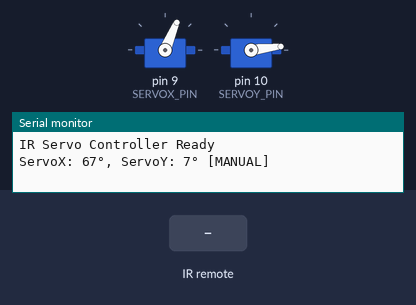
The sketch below on a simulated Arduino Uno, built with avr-gcc and run on an emulated ATmega328P. On the bench: 2 × servo, the last lines printed to the serial monitor. The inputs (shaded band) are chosen by the test bench.

Above: at 1.2 s.
1.3 s: infrared code 0xF30CFF00 received
At 2.73 s:
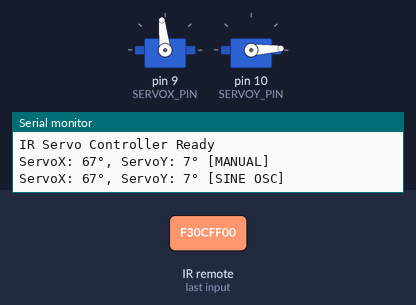
At 3.67 s:
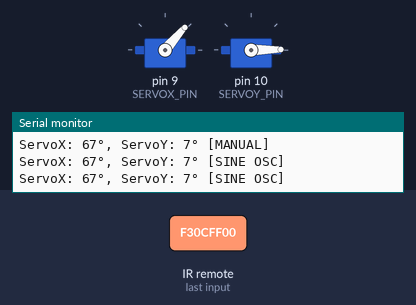
4.3 s: infrared code 0xBA45FF00 received
At 4.3 s:
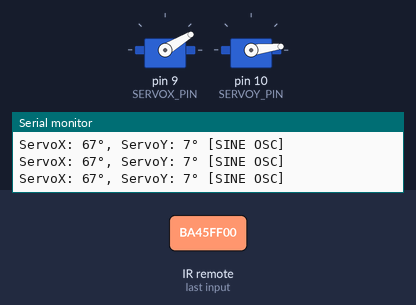
Timing chart, 0 to 7.3 s (numbered marks = the images above; inputs shaded):
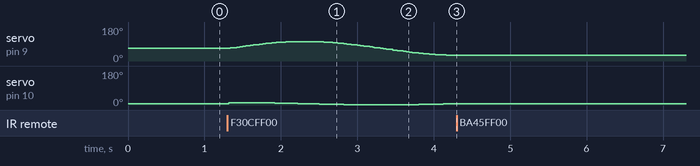

Measured:
- after the input at 1.3 s, servo on pin 9 (SERVOX_PIN): rises from 67° to 103° in 0.84 s, then falls to 31° in 2.0 s; servo on pin 10 (SERVOY_PIN): 7° → 13° at once, → 12° 0.36 s later, → 11° 0.12 s later, → 10° 0.12 s later, … (19 changes in this stretch)
- after the input at 4.3 s, servo on pin 9 (SERVOX_PIN): stops changing and stays 31°; servo on pin 10 (SERVOY_PIN): stops changing and stays 7°

The sketch:

myLaserTurret.ino
```cpp
#include <Servo.h>
#include <IRremote.h>

// Define PI constant for sine wave calculations
#ifndef PI
#define PI 3.14159265359
#endif

// Pin definitions
const int SERVOX_PIN = 9;   // Servo-X on pin 9
const int SERVOY_PIN = 10;  // Servo-Y on pin 10
const int IR_RECEIVE_PIN = 12;

// IR Remote button codes for Elegoo small remote
const uint32_t IR_SKIP_LEFT = 0xBB44FF00;   // Servo x left
const uint32_t IR_SKIP_RIGHT = 0xBC43FF00;  // Servo x right
const uint32_t IR_VOL_UP = 0xB946FF00;      // Servo y up (left)
const uint32_t IR_VOL_DOWN = 0xEA15FF00;    // Servo y down (right)
const uint32_t IR_POWER = 0xBA45FF00;       // Toggle servo enable/disable
const uint32_t IR_ONE = 0xF30CFF00;         // Triggers circle pathh
const uint32_t IR_TWO = 0xE718FF00;         // Triggers randomized sine frequency mode
const uint32_t IR_THREE = 0xA15EFF00;
const uint32_t IR_FOUR = 0xF708FF00;
const uint32_t IR_FIVE = 0xE31CFF00;
const uint32_t IR_SIX = 0xA55AFF00;
const uint32_t IR_SEVEN = 0xBD42FF00;
const uint32_t IR_EIGHT = 0xAD52FF00;
const uint32_t IR_NINE = 0xB54AFF00;
const uint32_t IR_ZERO = 0xE916FF00;

// commented angles are optimal for the floor
const int SERVOX_MIN_ANGLE = 30;  // 30
const int SERVOX_MAX_ANGLE = 105;  // 105
const int SERVOY_MIN_ANGLE = 0;  // 0
const int SERVOY_MAX_ANGLE = 15;   // 15

const int SERVOX_CENTER_ANGLE = (SERVOX_MIN_ANGLE + SERVOX_MAX_ANGLE) / 2;
const int SERVOY_CENTER_ANGLE = (SERVOY_MIN_ANGLE + SERVOY_MAX_ANGLE) / 2;
const int SERVO_STEP_SIZE = 5;

// Sine wave oscillation constants
const unsigned long SINE_UPDATE_INTERVAL = 20;
const unsigned long SINE_UPDATE_INTERVAL2 = 20;
const int SINEX_AMPLITUDE = (SERVOX_MAX_ANGLE - SERVOX_MIN_ANGLE) / 2;
const int SINEY_AMPLITUDE = (SERVOY_MAX_ANGLE - SERVOY_MIN_ANGLE) / 2;

const unsigned long POSITION_PRINT_INTERVAL = 1000;  // in miliseconds

// Core servo control variables
Servo servoX;
Servo servoY;
int currentServoXAngle = SERVOX_CENTER_ANGLE;
int currentServoYAngle = SERVOY_CENTER_ANGLE;
bool servosEnabled = false;
bool sineOscillatingMode = false;
bool sineOscillatingMode2 = false;
float sineFrequency = 0.25;
unsigned long sineStartTime = 0;
unsigned long lastSineUpdate = 0;

unsigned long lastPositionPrint = 0;


void setup() {
  Serial.begin(9600);
  IrReceiver.begin(IR_RECEIVE_PIN, ENABLE_LED_FEEDBACK);

  servoX.attach(SERVOX_PIN);
  servoY.attach(SERVOY_PIN);
  servosEnabled = true;

  servoX.write(SERVOX_CENTER_ANGLE);
  servoY.write(SERVOY_CENTER_ANGLE);
  currentServoXAngle = SERVOX_CENTER_ANGLE;
  currentServoYAngle = SERVOY_CENTER_ANGLE;

  Serial.println(F("IR Servo Controller Ready"));  // F function stores the string in flash memory

  lastPositionPrint = millis();
}

void loop() {
  handleIRRemote();

  if (sineOscillatingMode && servosEnabled) {
    updateSineOscillation();
  } else if (sineOscillatingMode2 && servosEnabled) {
    updateSineOscillation2();
  }

  enforceServoSafety();
  printServoPositions();
}

void handleIRRemote() {
  if (IrReceiver.decode()) {
    uint32_t receivedCode = IrReceiver.decodedIRData.decodedRawData;
    // Serial.print("IR code: ");
    // Serial.println(receivedCode, HEX);

    switch (receivedCode) {
      case IR_SKIP_LEFT:
        adjustServoX(SERVO_STEP_SIZE);
        break;

      case IR_SKIP_RIGHT:
        adjustServoX(-SERVO_STEP_SIZE);
        break;

      case IR_VOL_UP:
        adjustServoY(SERVO_STEP_SIZE);
        break;

      case IR_VOL_DOWN:
        adjustServoY(-SERVO_STEP_SIZE);
        break;

      case IR_POWER:
        toggleServos();
        break;

      case IR_ONE:
        toggleSineOscillation();
        break;

      case IR_TWO:
        toggleSineOscillation2();
        break;
    }

    IrReceiver.resume();
  }
}

void enforceServoSafety() {
  if (!servosEnabled) return;

  currentServoXAngle = constrain(currentServoXAngle, SERVOX_MIN_ANGLE, SERVOX_MAX_ANGLE);
  currentServoYAngle = constrain(currentServoYAngle, SERVOY_MIN_ANGLE, SERVOY_MAX_ANGLE);
}

void updateSineOscillation() {
  unsigned long currentTime = millis();

  if (currentTime - lastSineUpdate >= SINE_UPDATE_INTERVAL) {
    float timeElapsed = (currentTime - sineStartTime) / 1000.0;
    float sineValue = sin(2 * PI * sineFrequency * timeElapsed);
    float cosineValue = cos(2 * PI * sineFrequency * timeElapsed);

    // Use separate amplitudes and centers for each servo
    int targetServoXAngle = SERVOX_CENTER_ANGLE + (int)(sineValue * SINEX_AMPLITUDE);
    int targetServoYAngle = SERVOY_CENTER_ANGLE + (int)(cosineValue * SINEY_AMPLITUDE);

    targetServoXAngle = constrain(targetServoXAngle, SERVOX_MIN_ANGLE, SERVOX_MAX_ANGLE);
    targetServoYAngle = constrain(targetServoYAngle, SERVOY_MIN_ANGLE, SERVOY_MAX_ANGLE);
    servoX.write(targetServoXAngle);
    servoY.write(targetServoYAngle);

    lastSineUpdate = currentTime;
  }
}

void updateSineOscillation2() {
  unsigned long currentTime = millis();
  if (currentTime - lastSineUpdate >= SINE_UPDATE_INTERVAL2) {
    float time_scale = 0.5;
    float timeElapsed = (currentTime - sineStartTime) / 1000.0 * time_scale;
    const float alpha = 3;
    const float delta = PI / 2;
    const float beta = 2;

    float xValue = sin(alpha * timeElapsed + delta);
    float yValue = sin(beta * timeElapsed);

    int targetServoXAngle = SERVOX_CENTER_ANGLE + (int)(xValue * SINEX_AMPLITUDE);
    int targetServoYAngle = SERVOY_CENTER_ANGLE + (int)(yValue * SINEY_AMPLITUDE);

    targetServoXAngle = constrain(targetServoXAngle, SERVOX_MIN_ANGLE, SERVOX_MAX_ANGLE);
    targetServoYAngle = constrain(targetServoYAngle, SERVOY_MIN_ANGLE, SERVOY_MAX_ANGLE);
    servoX.write(targetServoXAngle);
    servoY.write(targetServoYAngle);

    lastSineUpdate = currentTime;
  }
}

void enableServos() {
  if (!servosEnabled) {
    servosEnabled = true;

    sineOscillatingMode = false; // Stop oscillation when enabling
    currentServoXAngle = SERVOX_CENTER_ANGLE;
    currentServoYAngle = SERVOY_CENTER_ANGLE;
    servoX.write(SERVOX_CENTER_ANGLE);
    servoY.write(SERVOY_CENTER_ANGLE);

  }
}

void disableServos() {
  if (servosEnabled) {
    servosEnabled = false;
    sineOscillatingMode = false;
    sineOscillatingMode2 = false;
  }
}

void toggleServos() {
  if (servosEnabled) {
    disableServos();
  } else {
    enableServos();
  }
}

void printServoPositions() {
  unsigned long currentTime = millis();

  if (currentTime - lastPositionPrint >= POSITION_PRINT_INTERVAL) {
    Serial.print(F("ServoX: "));
    Serial.print(currentServoXAngle);
    Serial.print(F("°, ServoY: "));
    Serial.print(currentServoYAngle);
    Serial.print(F("° ["));

    if (!servosEnabled) {
      Serial.print(F("DISABLED"));
    } else if (sineOscillatingMode) {
      Serial.print(F("SINE OSC"));
    } else {
      Serial.print(F("MANUAL"));
    }

    Serial.println(F("]"));

    lastPositionPrint = currentTime;
  }
}

void adjustServoX(int degrees) {
  if (!servosEnabled) return;

  sineOscillatingMode = false; // Stop sine oscillation when manually adjusting

  int newAngle = currentServoXAngle + degrees;
  newAngle = constrain(newAngle, SERVOX_MIN_ANGLE, SERVOX_MAX_ANGLE);

  if (newAngle != currentServoXAngle) {
    currentServoXAngle = newAngle;
    servoX.write(currentServoXAngle);
  }
}

void adjustServoY(int degrees) {
  if (!servosEnabled) return;

  sineOscillatingMode = false; // Stop sine oscillation when manually adjusting

  int newAngle = currentServoYAngle + degrees;
  newAngle = constrain(newAngle, SERVOY_MIN_ANGLE, SERVOY_MAX_ANGLE);

  if (newAngle != currentServoYAngle) {
    currentServoYAngle = newAngle;
    servoY.write(currentServoYAngle);
  }
}


void toggleSineOscillation() {
  if (!servosEnabled) return;

  if (sineOscillatingMode) {
    sineOscillatingMode = false;
  } else {
    sineOscillatingMode = true;
    sineStartTime = millis();
    lastSineUpdate = millis();
  }
}

void toggleSineOscillation2() {
  if (!servosEnabled) return;

  if (sineOscillatingMode2) {
    sineOscillatingMode2 = false;
  } else {
    sineOscillatingMode2 = true;
    sineStartTime = millis();
    lastSineUpdate = millis();
  }
}
```
